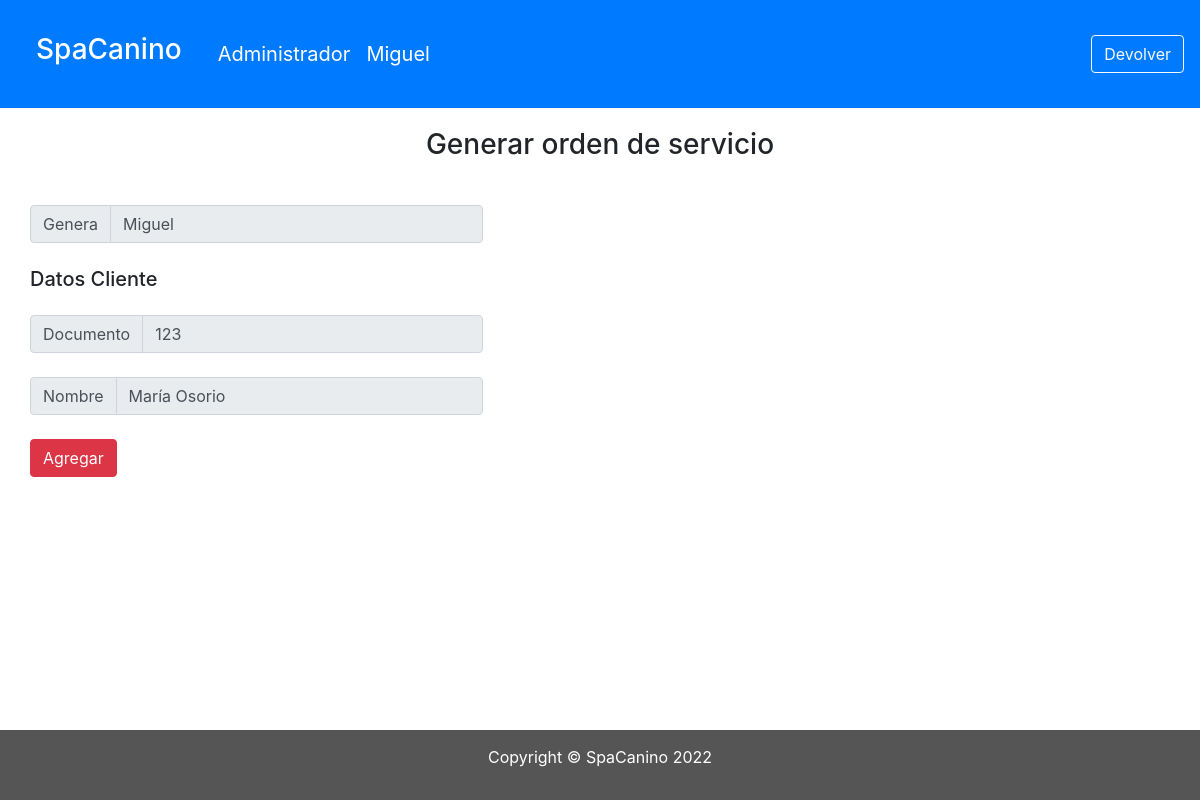
Page /datos/georden2.php?id=123 (signed in) on the committed database.
### tables this page shows
CREATE TABLE `roles` (
  `id_rol` int(2) NOT NULL,
  `role` varchar(40) DEFAULT NULL
);

CREATE TABLE `users` (
  `id_usu` int(12) NOT NULL,
  `id_rol` int(2) DEFAULT NULL,
  `name` varchar(80) DEFAULT NULL,
  `adress` varchar(40) DEFAULT NULL,
  `cel` bigint(11) DEFAULT NULL,
  `pass` varchar(500) DEFAULT NULL
);

### datos/georden2.php (the view, shortened to what this page needs)
<?php
    require_once("../conexion/conexion.php");
    $rol=$_SESSION['rol'];
    $name=$_SESSION['name'];
    $id=$_GET['id'];
    $sql= "SELECT * FROM users where id_usu = :usu";
    $resultado=$base->prepare($sql);
    $resultado->execute(array(":usu" => $id));
    $reg1=$resultado->fetch(PDO::FETCH_ASSOC);
    $iddu=$reg1['id_usu'];
    $na=$reg1['name'];
    $sql= "SELECT * FROM roles where id_rol = :ro";
    $resultado=$base->prepare($sql);
    $resultado->execute(array(":ro" => $rol));
    $reg=$resultado->fetch(PDO::FETCH_ASSOC);
    $nomrol=$reg["role"];
?>
<!DOCTYPE html>
<html lang="es">
<head>
    <link rel="stylesheet" href="https://cdn.jsdelivr.net/npm/bootstrap@4.6.2/dist/css/bootstrap.min.css">
    <link rel="stylesheet" href="../css/styles.css">
</head>
<body>
    <nav class="navbar navbar-expand-lg navbar-dark bg-primary">
        <a class="navbar-brand" href="#"><h3>SpaCanino</h3></a>
        <a class="navbar-brand rol" href="#"><?php echo $nomrol ?></a>
        <a class="navbar-brand rol" href="#"><?php echo $name ?></a>
        <div class="form-inline">
            <a href="modrecep.php"><button class="btn btn-outline-light my-2 my-sm-0">Devolver</button></a>
        </div>
    </nav>
    <div class="title">
        <h3 class="text-center">Generar orden de servicio</h3>
    </div>
    <form action="<?php echo $_SERVER['PHP_SELF'];?>" method="get">
        <section class="container-full">
            <div class="row" id="full-page">
                <div class="col-md-10 col-sm-2 ">
                    <div class="row py-3 ">
                        <div class="container">
                            <form method="GET">
                                <div class="col-auto">
                                    <div class="input-group col-md-6">
                                        <div class="input-group-prepend">
                                        <div class="input-group-text">Genera</div>
                                        </div>
                                        <input type="text" class="form-control" name="ape" readonly  value="<?php echo $name ?>" >
                                    </div>
                                </div>
                                <br>
                            <form method="GET" action="temp.php">
                                <div class="col-auto">
                                    <div class="col-sm-9" id="title">
                                        <h5 class="mb-0 ">Datos Cliente</h5>
                                    </div>
                                </div>
                                <br>
                                <div class="col-auto">
                                    <div class="input-group col-md-6">
                                        <div class="input-group-prepend">
                                        <div class="input-group-text">Documento</div>
                                        </div>
                                        <input type="number" class="form-control" name="id" readonly value="<?php echo $iddu?>">
                                    </div>
                                </div>
                                <br>
                                <div class="col-auto">
                                    <div class="input-group col-md-6">
                                        <div class="input-group-prepend">
                                        <div class="input-group-text">Nombre</div>
                                        </div>
                                        <input type="text" class="form-control" name="nom" readonly  value="<?php echo $na?>" >
                                    </div>
                                </div>
                                <br>
                                <div class="col-auto">
                                    <div class="input-group col-md-6 align-items-right">
                                        <input type="submit" name="cargar" class="btn btn-danger" value="Agregar">
                                    </div>
                                </div>
                            </form>
                        </div>
                    </div>
                </div>
            </div>
        </section>
    </form>
    <footer class="containar-fluid text-center ">
        <p>Copyright &copy; SpaCanino <script>document.write(new Date().getFullYear());</script></p>
    </footer>
</body>
</html>

### css/styles.css (style rules this page uses)
* { margin: 0; padding: 0; box-sizing: border-box; }
body { display: flex; flex-direction: column; min-height: 100vh; }
.navbar { margin-bottom: 0; border-radius: 0; }
h3 { padding: 20px; }
footer { background-color: #555; color: white; padding: 20px; margin-top: auto; }

### datos/georden2.php (style rules this page uses)
footer { background-color: #555; color: white; padding: 15px; }

### rows in the picture
roles: role "Administrador"
users: id "123", nom "María Osorio"

### other values in the picture
$name "Miguel"
